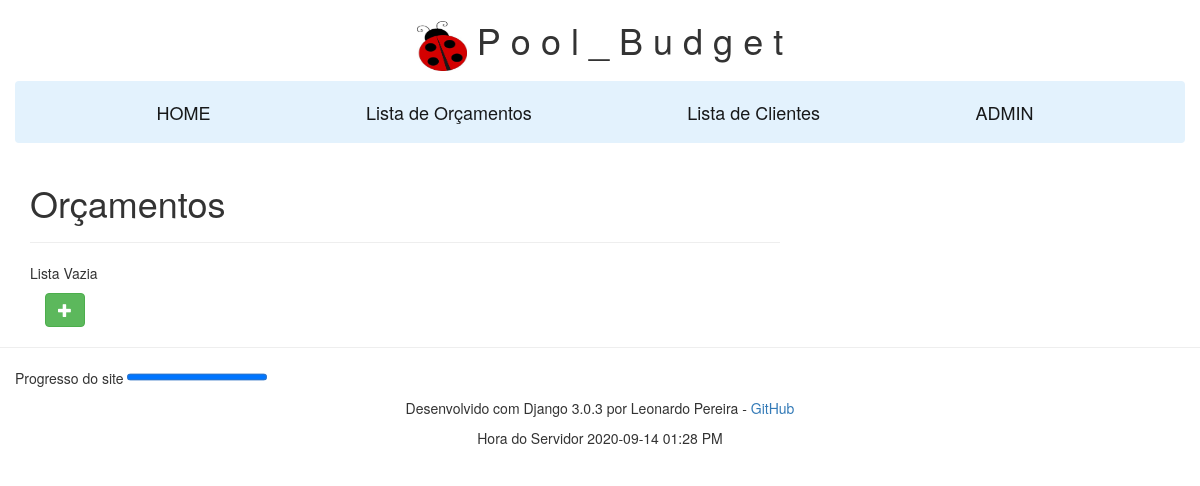
Before: /orcamento with the older database file.
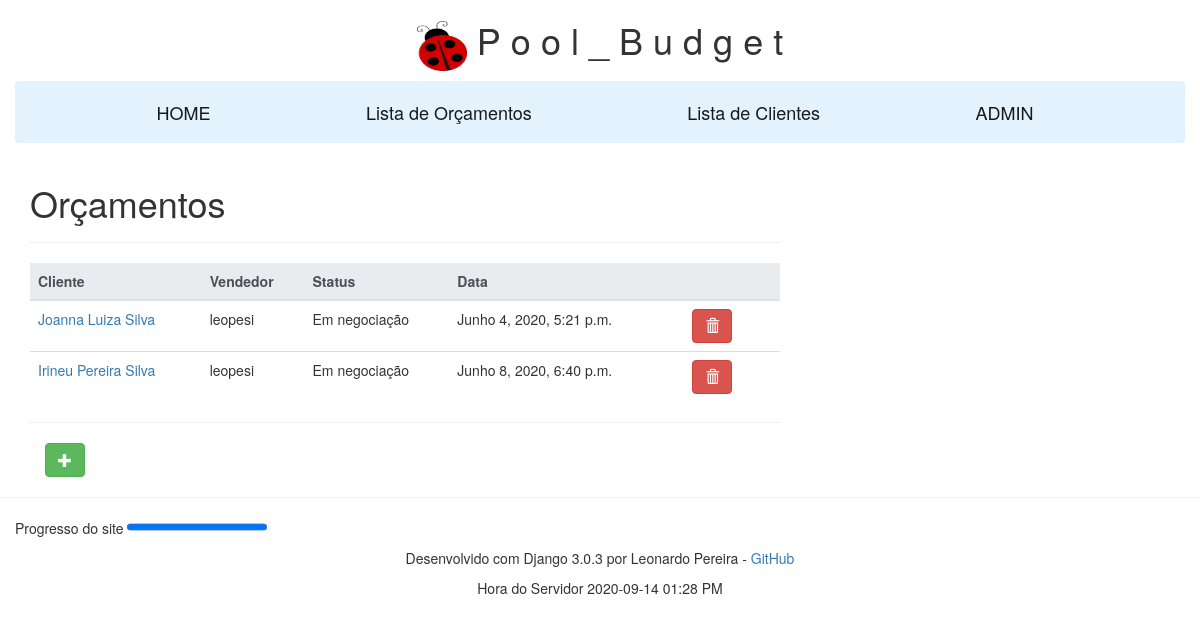
After: the same page with the newer database file.
### dimensoes/models.py (models this page shows, shortened)
class DimensaoModel(models.Model):
    cliente = models.ForeignKey(ClienteModel, on_delete=models.SET_NULL, null=True)
    usuario = models.ForeignKey(User, on_delete=models.SET_NULL, null=True)
    """INPUT da piscina."""
    comprimento = models.FloatField(max_length=3, null=False, blank=False, help_text='Ex. 8.00', default=0)
    largura = models.FloatField(max_length=5, null=False, blank=False, help_text='Ex. 4.00', default=0)
    prof_inicial = models.FloatField(max_length=5)
    prof_final = models.FloatField(max_length=3, null=False, blank=False, help_text='Ex. 1.40', default=0)
    largura_calcada = models.FloatField(max_length=3, null=False, blank=True, default= 1, help_text='Ex. 1.00')
    espessura = models.CharField(max_length=3)
    fornecedor = models.CharField(max_length=8)
    '''DIMENSÕES'''
    profundidade_media = models.CharField(max_length=25, null=False, blank=False, default= 0)
    area_calcada = models.CharField(max_length=25)
    perimetro = models.CharField(max_length=25)
    m2_facial = models.CharField(max_length=25)
    m2_parede = models.CharField(max_length=25)
    m2_total = models.CharField(max_length=25)
    m3_total = models.CharField(max_length=25)
    m3_real = models.CharField(max_length=25)
    """CONJUNTO FILTRANTE"""
    filtro = models.CharField(max_length=30)
    motobomba = models.CharField(max_length=30)
    tampa_casa_maquinas = models.CharField(max_length=30)
    sacos_areia = models.CharField(max_length=30)
    status = models.CharField(max_length=15, choices=(('Em negociação', 'Em negociação'), ('Contrato', 'Contrato'), ('Encerrado', 'Encerrado')), blank=True, default='Em negociação', help_text='Status do Orçamento',)
    data = models.DateTimeField(blank=True, null=True)
    def get_absolute_url(self):
        return reverse('orcamento-id', args=[str(self.id)])

class ClienteModel(models.Model):
    nome = models.CharField(max_length=30)
    sobrenome = models.CharField(max_length=30)
    estado = models.CharField(max_length=15, blank=True)
    cidade = models.CharField(max_length=20, blank=True)
    bairro = models.CharField(max_length=20, blank=True)
    rua = models.CharField(max_length=100, blank=True)
    numero_casa = models.CharField(max_length=10, blank=True)
    cep = models.CharField(max_length=20, blank=True)
    telefone = models.IntegerField(blank=True, default=0)
    email = models.EmailField(max_length = 50, blank=True, help_text='Ex. clinte@gmail.com')
    @property
    def nome_completo(self):
        return self.nome + ' ' + self.sobrenome
    class Meta:
        ordering = ['nome', 'sobrenome']

### dimensoes/views.py (the view, shortened to what this page needs)
# urls.py: path('orcamento', views.OrcamentoListView.as_view(), name='orcamento'),
class OrcamentoListView(generic.ListView):
    model = DimensaoModel
    paginate_by = 30 #Exibe uma lista de no máximo 10 itens por vez
    context_object_name = 'lista_orcamento' #Nome do objeto
    template_name = 'dimensoes/orcamento_list.html' #Nome e caminho do template

### dimensoes/templatetags/my_tags.py (called while the page is built)
@register.simple_tag
def current_time(format_string):
    return datetime.now().strftime(format_string)

### dimensoes/templates/dimensoes/orcamento_list.html
{% extends "base_generic.html" %}
{% block content %}
<h1>Orçamentos</h1>
<hr>
{% if lista_orcamento %}
    <table class="table">
      <thead class="thead-light">
      <tr>
        <th scope="col">Cliente</th>
        <th scope="col">Vendedor</th>
        <th scope="col">Status</th>
        <th scope="col">Data</th>
        <th></th>
      </tr>
      </thead>
      {% for orcamento in lista_orcamento %}
          <tr>
            <td><a href="{{ orcamento.get_absolute_url }}">{{ orcamento.cliente.nome_completo }}</a></td>
            <td>{{ orcamento.usuario }}</td>
            <td>{{ orcamento.status }}</td>
            <td>{{ orcamento.data }}</td>
            <td>
                <div class="col-md-1 col-xs-1 col-sm-1">
                    <a href="{% url 'orcamento_delete' orcamento.pk %}">
                        <button onclick="return confirm('Are you sure?');" type="button" class="btn btn-danger">
                            <span class="glyphicon glyphicon-trash"></span>
                        </button>
                    </a>
                </div>
            </td>
          </tr>
      {% endfor %}
    </table>
<hr>
    {% else %}
      <p>Lista Vazia</p>
    {% endif %}
        <div class="col-md-1 col-xs-1 col-sm-1">
            <a href="{% url 'index' %}">
          <button type="button" class="btn btn-success">
            <span class="glyphicon glyphicon-plus"></span>
          </button></a>
        </div>
{% endblock %}

Changed rows visible on the page:
added DimensaoModel: cliente.nome_completo "Joanna Luiza Silva", usuario "leopesi", status "Em negociação", data "Junho 4, 2020, 5:21 p.m."
added DimensaoModel: cliente.nome_completo "Irineu Pereira Silva", usuario "leopesi", status "Em negociação", data "Junho 8, 2020, 6:40 p.m."
Other visible differences:
text no longer shown: "Lista Vazia"
text now shown: "Cliente Vendedor Status Data"
